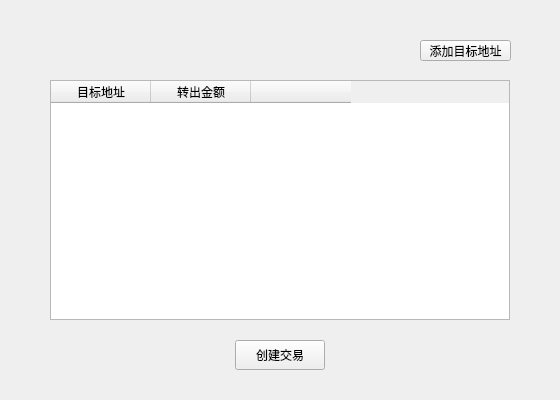
<?xml version="1.0" encoding="UTF-8"?>
<ui version="4.0">
 <class>TransferBtcDialog</class>
 <widget class="QDialog" name="TransferBtcDialog">
  <property name="geometry">
   <rect>
    <x>0</x>
    <y>0</y>
    <width>560</width>
    <height>400</height>
   </rect>
  </property>
  <property name="windowTitle">
   <string>Dialog</string>
  </property>
  <widget class="QTableWidget" name="tableWidget">
   <property name="geometry">
    <rect>
     <x>50</x>
     <y>80</y>
     <width>460</width>
     <height>240</height>
    </rect>
   </property>
   <column>
    <property name="text">
     <string>目标地址</string>
    </property>
   </column>
   <column>
    <property name="text">
     <string>转出金额</string>
    </property>
   </column>
   <column>
    <property name="text">
     <string/>
    </property>
   </column>
  </widget>
  <widget class="QToolButton" name="createTrxBtn">
   <property name="geometry">
    <rect>
     <x>235</x>
     <y>340</y>
     <width>90</width>
     <height>30</height>
    </rect>
   </property>
   <property name="text">
    <string>创建交易</string>
   </property>
  </widget>
  <widget class="QToolButton" name="addAddressBtn">
   <property name="geometry">
    <rect>
     <x>420</x>
     <y>40</y>
     <width>91</width>
     <height>21</height>
    </rect>
   </property>
   <property name="text">
    <string>添加目标地址</string>
   </property>
  </widget>
 </widget>
 <resources/>
 <connections/>
</ui>
